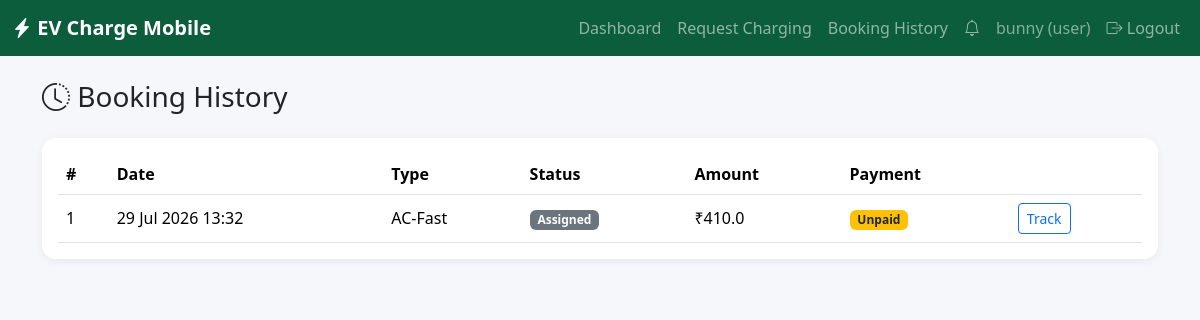
The page /user/history (signed in) on the database its author committed.
### app/models.py (models this page shows, shortened)
class User(UserMixin, db.Model):
    __tablename__ = "users"
    id = db.Column(db.Integer, primary_key=True)
    name = db.Column(db.String(120), nullable=False)
    email = db.Column(db.String(120), unique=True, nullable=False, index=True)
    phone = db.Column(db.String(20))
    password_hash = db.Column(db.String(255), nullable=False)
    role = db.Column(db.String(20), nullable=False, default="user")  # user | admin | driver
    created_at = db.Column(db.DateTime, default=datetime.utcnow)
    requests = db.relationship("ChargingRequest", backref="customer", lazy=True,
                                foreign_keys="ChargingRequest.user_id")
    van = db.relationship("ChargingVan", backref="driver", uselist=False,
                           foreign_keys="ChargingVan.driver_id")
    notifications = db.relationship("Notification", backref="user", lazy=True)

class ChargingRequest(db.Model):
    __tablename__ = "charging_requests"
    id = db.Column(db.Integer, primary_key=True)
    user_id = db.Column(db.Integer, db.ForeignKey("users.id"), nullable=False)
    van_id = db.Column(db.Integer, db.ForeignKey("charging_vans.id"), nullable=True)
    charging_type = db.Column(db.String(50), nullable=False)  # AC-Slow / AC-Fast / DC-Fast
    vehicle_number = db.Column(db.String(30))
    lat = db.Column(db.Float, nullable=False)
    lng = db.Column(db.Float, nullable=False)
    address_text = db.Column(db.String(255))
    status = db.Column(db.String(20), default="pending")
    estimated_kwh = db.Column(db.Float, default=10.0)
    amount = db.Column(db.Float, default=0.0)
    requested_at = db.Column(db.DateTime, default=datetime.utcnow)
    assigned_at = db.Column(db.DateTime)
    started_at = db.Column(db.DateTime)
    ended_at = db.Column(db.DateTime)
    payment = db.relationship("Payment", backref="request", uselist=False)

### app/user/routes.py (the view)
@user_bp.route("/history")
@roles_required("user")
def history():
    reqs = (ChargingRequest.query.filter_by(user_id=current_user.id)
            .order_by(ChargingRequest.requested_at.desc()).all())
    return render_template("user/history.html", reqs=reqs)

### app/models.py (called while the page is built)
@login_manager.user_loader
def load_user(user_id):
    return User.query.get(int(user_id))

### app/user/routes.py (called while the page is built)
@user_bp.before_request
@login_required
def _guard():
    pass

### app/utils.py (called while the page is built)
def roles_required(*roles):
    def decorator(fn):
        @wraps(fn)
        def wrapped(*args, **kwargs):
            if not current_user.is_authenticated or current_user.role not in roles:
                abort(403)
            return fn(*args, **kwargs)
        return wrapped
    return decorator

### app/templates/user/history.html (shortened to what this page needs)
{% extends "base.html" %}
{% block content %}
<h3 class="mb-4"><i class="bi bi-clock-history"></i> Booking History</h3>
<div class="card p-3">
  <table class="table table-hover align-middle mb-0">
    <thead>
      <tr>
        <th>#</th><th>Date</th><th>Type</th><th>Status</th><th>Amount</th><th>Payment</th><th></th>
      </tr>
    </thead>
    <tbody>
      {% for r in reqs %}
      <tr>
        <td>{{ r.id }}</td>
        <td>{{ r.requested_at.strftime('%d %b %Y %H:%M') }}</td>
        <td>{{ r.charging_type }}</td>
        <td><span class="badge bg-secondary badge-status">{{ r.status }}</span></td>
        <td>₹{{ r.amount }}</td>
        <td>
          {% if r.payment and r.payment.status == 'success' %}
            <span class="badge bg-success">Paid ({{ r.payment.provider }})</span>
          {% else %}
            <span class="badge bg-warning text-dark">Unpaid</span>
          {% endif %}
        </td>
        <td>
          {% if r.status == 'completed' and (not r.payment or r.payment.status != 'success') %}
            <a href="{{ url_for('user.pay', request_id=r.id) }}" class="btn btn-sm btn-success">Pay</a>
          {% elif r.status not in ['completed','cancelled'] %}
            <a href="{{ url_for('user.track', request_id=r.id) }}" class="btn btn-sm btn-outline-primary">Track</a>
          {% endif %}
        </td>
      </tr>
      {% else %}
      <tr><td colspan="7" class="text-center text-muted py-4">No requests yet.</td></tr>
      {% endfor %}
    </tbody>
  </table>
</div>
{% endblock %}

### app/templates/base.html (shortened to what this page needs)
<!DOCTYPE html>
<html lang="en">
<head>
  <link href="https://cdn.jsdelivr.net/npm/bootstrap@5.3.3/dist/css/bootstrap.min.css" rel="stylesheet">
  <link href="https://cdn.jsdelivr.net/npm/bootstrap-icons@1.11.3/font/bootstrap-icons.css" rel="stylesheet">
  <link href="https://unpkg.com/leaflet@1.9.4/dist/leaflet.css" rel="stylesheet">
  <link href="{{ url_for('static', filename='css/style.css') }}" rel="stylesheet">
</head>
<body>
  <nav class="navbar navbar-expand-lg navbar-dark" style="background-color:#0b5d3b;">
    <div class="container-fluid">
      <a class="navbar-brand fw-bold" href="{{ url_for('index') }}"><i class="bi bi-lightning-charge-fill"></i> EV Charge Mobile</a>
      <div class="collapse navbar-collapse" id="nav">
        <ul class="navbar-nav ms-auto">
          {% if current_user.is_authenticated %}
            {% if current_user.role == 'user' %}
              <li class="nav-item"><a class="nav-link" href="{{ url_for('user.dashboard') }}">Dashboard</a></li>
              <li class="nav-item"><a class="nav-link" href="{{ url_for('user.request_charging') }}">Request Charging</a></li>
              <li class="nav-item"><a class="nav-link" href="{{ url_for('user.history') }}">Booking History</a></li>
              <li class="nav-item"><a class="nav-link" href="{{ url_for('user.notifications') }}"><i class="bi bi-bell"></i></a></li>
            {% elif current_user.role == 'driver' %}
              <li class="nav-item"><a class="nav-link" href="{{ url_for('driver.dashboard') }}">Dashboard</a></li>
              <li class="nav-item"><a class="nav-link" href="{{ url_for('driver.my_requests') }}">My Requests</a></li>
            {% endif %}
            <li class="nav-item"><span class="nav-link text-white-50">{{ current_user.name }} ({{ current_user.role }})</span></li>
            <li class="nav-item"><a class="nav-link" href="{{ url_for('auth.logout') }}"><i class="bi bi-box-arrow-right"></i> Logout</a></li>
          {% else %}
            <li class="nav-item"><a class="nav-link" href="{{ url_for('auth.login') }}">Login</a></li>
            <li class="nav-item"><a class="nav-link" href="{{ url_for('auth.register') }}">Register</a></li>
          {% endif %}
        </ul>
      </div>
    </div>
  </nav>
  <div class="container mt-4 mb-5">
    {% block content %}{% endblock %}
  </div>
</body>
</html>

### app/static/css/style.css (style rules this page uses)
body { background-color: #f5f7fa; }
.card { border: none; border-radius: 14px; box-shadow: 0 2px 10px rgba(0, 0, 0, 0.06); }
.badge-status { text-transform: capitalize; }

### rows shown on the page
User: name "bunny", role "user"
ChargingRequest: id "1", requested_at "29 Jul 2026 13:32", charging_type "AC-Fast", status "Assigned", amount "410.0"
